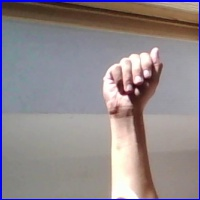
#> input picture src/Signos_ASL/A.jpg, 200 x 200 px; its folder holds only this picture in this run
$ python -i image_processing.py   (imports and definitions only)   (older library calls are emulated)
#> lines starting #> are read from the running program, lines starting #| are printed output that depends on the picture
""" Contiene funciones para procesar imágenes y manejar la lógica de segmentación."""
import cv2
import numpy as np

bg = None


def run_avg(image, aWeight):
    global bg
    if bg is None:
        bg = image.copy().astype("float")
        return
    cv2.accumulateWeighted(image, bg, aWeight)


def segment(image, threshold=25):
    global bg
    diff = cv2.absdiff(bg.astype("uint8"), image)
    thresholded = cv2.threshold(diff, threshold, 255, cv2.THRESH_BINARY)[1]
    (_, cnts, _) = cv2.findContours(thresholded.copy(), cv2.RETR_EXTERNAL, cv2.CHAIN_APPROX_SIMPLE)
    if len(cnts) == 0:
        return
    else:
        segmented = max(cnts, key=cv2.contourArea)
        return (thresholded, segmented)


def process_frame_roi(frame, top, right, bottom, left, sign_model):
    roi = frame[top:bottom, right:left]
    pred = sign_model.predict(roi)
    letra = sign_model.get_top_prediction(pred)
    top3 = sign_model.get_top_predictions(pred)

    cv2.rectangle(frame, (left, top), (right, bottom), (0, 255, 0), 2)
    cv2.putText(frame, letra, (left - 90, top - 10), cv2.FONT_HERSHEY_SIMPLEX, 0.9, (0, 255, 0), 2)
    cv2.putText(frame, top3[1], (left - 150, top + 190), cv2.FONT_HERSHEY_SIMPLEX, 0.9, (255, 255, 255), 2)
    cv2.putText(frame, top3[2], (left - 10, top + 190), cv2.FONT_HERSHEY_SIMPLEX, 0.9, (255, 255, 255), 2)

    return frame, letra


def process_frame_full_image(frame, sign_model):
    pred = sign_model.predict(frame)
    top = sign_model.get_top_predictions(pred=pred, top_n=4)
    letra = top.pop(0)

    cv2.putText(frame, letra, (10, 30), cv2.FONT_HERSHEY_SIMPLEX, 1, (0, 255, 0), 2)
    cv2.putText(frame, top[1], (10, 70), cv2.FONT_HERSHEY_SIMPLEX, 1, (255, 255, 255), 2)
    cv2.putText(frame, top[2], (10, 110), cv2.FONT_HERSHEY_SIMPLEX, 1, (255, 255, 255), 2)

    return frame, letra, top

>>> import cv2
>>> picture = cv2.imread('Signos_ASL/A.jpg', cv2.IMREAD_GRAYSCALE)
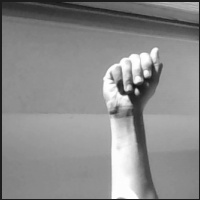
#> picture: shape (200, 200); min 21, max 255, mean 138.7
>>> result = segment(picture)
#> (the run stopped early here; a loop or call above may not have finished)

$ run again, on src/Signos_ASL/B.jpg
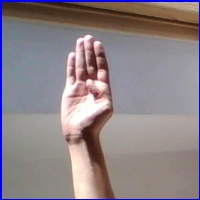
#> input picture src/Signos_ASL/B.jpg, 200 x 200 px
#> `picture = cv2.imread('Signos_ASL/A.jpg', cv2.IMREAD_GRAYSCALE)`:
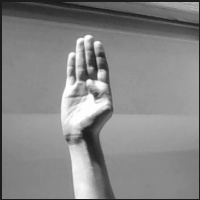
#> picture: shape (200, 200); min 21, max 255, mean 134.1

$ run again, on src/Signos_ASL/C.jpg
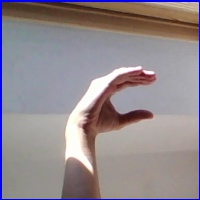
#> input picture src/Signos_ASL/C.jpg, 200 x 200 px
#> `picture = cv2.imread('Signos_ASL/A.jpg', cv2.IMREAD_GRAYSCALE)`:
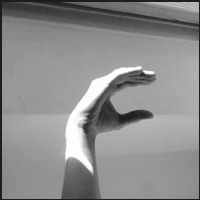
#> picture: shape (200, 200); min 22, max 255, mean 140.4

$ run again, on src/Signos_ASL/D.jpg
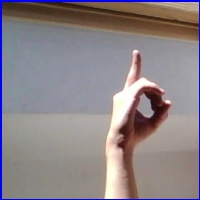
#> input picture src/Signos_ASL/D.jpg, 200 x 200 px
#> `picture = cv2.imread('Signos_ASL/A.jpg', cv2.IMREAD_GRAYSCALE)`:
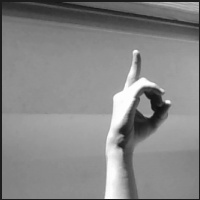
#> picture: shape (200, 200); min 15, max 255, mean 134.4
